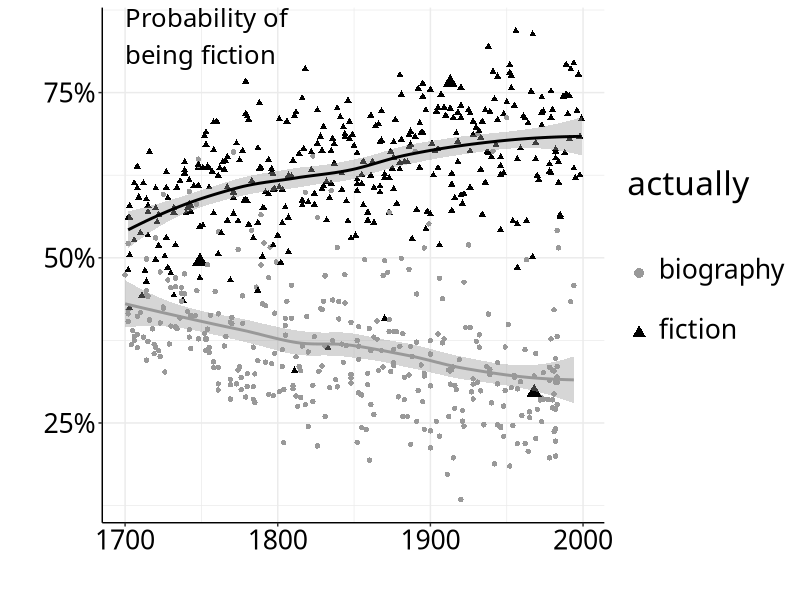
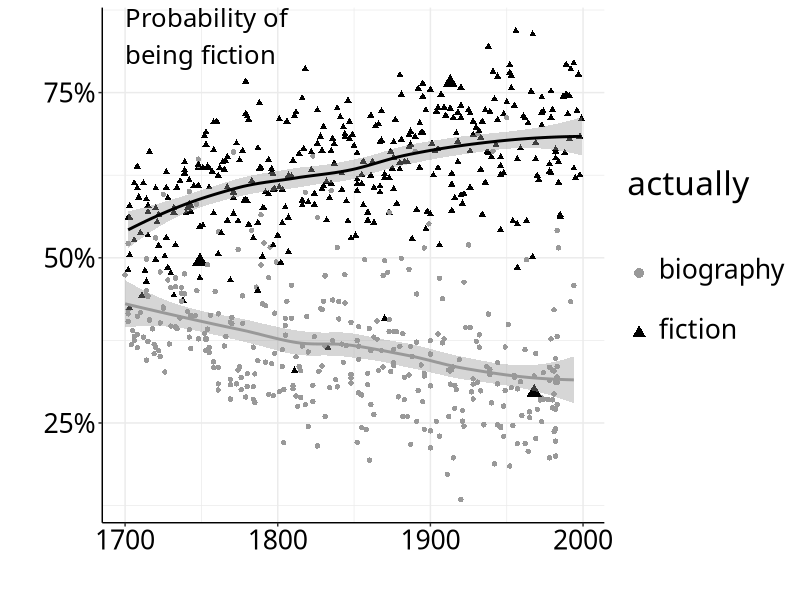

Reproduce these figures in R, in order.
library(scales)
library(ggplot2)
library(dplyr)

this.dir <- dirname(parent.frame(2)$ofile)
setwd(this.dir)
l <- read.csv('../plotdata/allsubset2.csv')

reviewd <- as.factor(l$realclass)
levels(reviewd) <- c('not', 'rev')
l$reviewed <- reviewd
levels(l$reviewed) = c('biography\n', 'fiction\n')
l$volid <- as.character(l$volid)
l$size <- (rep(1, length(l$reviewed)))
l$size[l$volid == 'mdp.39015056795308' | l$volid == 'uc2.ark+=13960=t5h99113n' | l$volid == 'uc1.$b404097'] <- 3

p <- ggplot(l, aes(x = dateused, y = logistic, color = reviewed, shape = reviewed)) + 
  geom_point(aes(size = size)) + geom_smooth() + 
  scale_color_manual(name = 'actually\n', values = c('gray60', 'black'),
                     guide = guide_legend(keyheight = 3,  label.vjust = -0.4, override.aes = list(linetype = 0, fill = NA, size = 3))) + 
  theme(text = element_text(size = 24)) + scale_size(guide = FALSE, range = c(1.5,3.5)) +
  scale_y_continuous('', labels = percent, breaks = c(0.25,0.5,0.75)) + 
  scale_x_continuous("") + theme_bw() +
  annotate('text', x = 1700, y = 0.835, label = 'Probability of\nbeing fiction', 
           hjust = 0, family = 'Baskerville', size = 6.5) +
  theme(text = element_text(size = 24, family = "Baskerville"), panel.border = element_blank()) +
  theme(axis.line = element_line(color = 'black'),
        axis.text = element_text(color = 'black')) +
  scale_shape_discrete(name = "actually\n")

tiff("/Users/tunder/Dropbox/book/chapter1/images/C1Fig4probabilities.tiff", height = 6, width = 9, units = 'in', res=400)
plot(p)
dev.off()
plot(p)